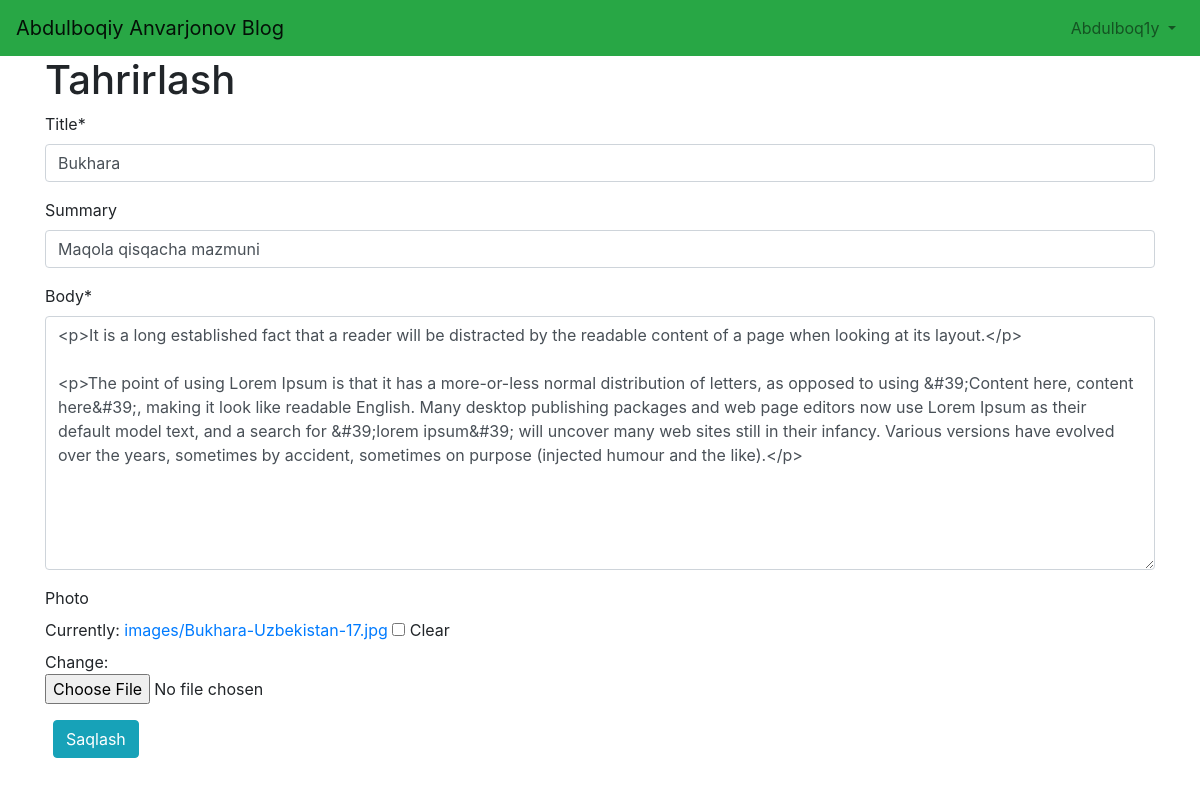
Page /articles/2/edit/ (signed in) on the committed database.
### accounts/models.py (models this page shows)
class CustomUser(AbstractUser):
    age=models.PositiveIntegerField(null=True, blank=True)

### articles/models.py (models this page shows, shortened)
class Article(models.Model):
    title = models.CharField(max_length=150)
    summary = models.CharField(max_length=200, blank=True)
    body = RichTextField()
    photo = models.ImageField(upload_to='images/', blank=True)
    date = models.DateTimeField(auto_now_add=True)
    author = models.ForeignKey(
        get_user_model(),
        on_delete=models.CASCADE,
    )

### articles/views.py (the view)
# urls.py: path('<int:pk>/edit/', ArticleUpdateView.as_view(), name="article_edit"),
class ArticleUpdateView(LoginRequiredMixin, UserPassesTestMixin, UpdateView):
    model = Article
    fields = ('title','summary', 'body','photo',)
    template_name = 'article_edit.html'
    def test_func(self):
        obj = self.get_object()
        return obj.author == self.request.user

### templates/article_edit.html (shortened to what this page needs)
{% extends 'base.html' %}
{% load crispy_forms_tags %}
{% block content %}
    <h1>Tahrirlash</h1>
    <form method="post" enctype="multipart/form-data">{% csrf_token %}
        {{ form|crispy }}
    <button class="btn btn-info ml-2" type="submit">Saqlash</button>
    </form>
{% endblock content %}

### templates/base.html (shortened to what this page needs)
{% load static %}
<!DOCTYPE html>
<html>
    <head>
            <link rel="stylesheet" href="https://cdn.jsdelivr.net/npm/bootstrap@4.5.3/dist/css/bootstrap.min.css">
    </head>
    <body>
        <nav class="navbar navbar-expand-lg navbar-light" style="background-color: #28a745;">
            <a class="navbar-brand" href="{% url 'home' %}">
                Abdulboqiy Anvarjonov Blog
            </a>
            <div class="collapse navbar-collapse" id="navbarSupportedContent">
                {% if user.is_authenticated %}
                    <ul class="navbar-nav ml-auto">
                        <li class="nav-item">
                            <a class="nav-link dropdown-toggle" href="#"
                                id="navbarDropdown" role="button" data-toggle="dropdown"
                                aria-haspopup="true" aria-expanded="false">
                                {{ user.username | title }}
                            </a>
                        </li>
                    </ul>
                {% else %}
                    <form class="form-inline ml-auto">
                        <a href="{% url 'login' %}" class="btn btn-outline-light">Kirish</a>
                        <a href="{% url 'signup' %}" class="btn btn-primary ml-2">Ro'yxatdan o'tish</a>
                    </form>
                {% endif %}
            </div>
        </nav>
        <main>
            <div class="container">
                {% block content %}
                {% endblock content %}
            </div>
        </main>
    </body>
</html>

### rows in the picture
CustomUser: username "Abdulboq1y"
Article: title "Bukhara", summary "Maqola qisqacha mazmuni", body "<p>It is a long established fact that a reader will be distracted by the readable content of a page when looking at its layout.</p> <p>The point of using Lorem Ipsum is that it has a more-or-less normal distribution of letters, as opposed to using &#39;Content here, content here&#39;, making it look like readable English. Many desktop publishing packages and web page editors now use Lorem Ipsum as their default model text, and a search for &#39;lorem ipsum&#39; will uncover many web sites still in their infancy. Various versions have evolved over the years, sometimes by accident, sometimes on purpose (injected humour and the like).</p>"
